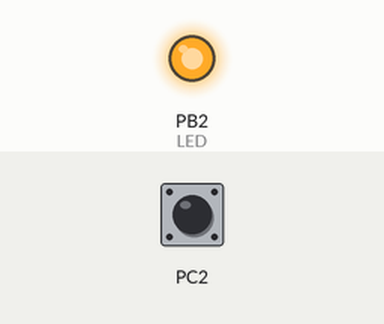
The program below on a simulated ATmega328P, built with avr-gcc and emulated at 16 MHz. On the bench: output pins drawn as LEDs (lit = HIGH). Inputs (shaded band) come from the test bench; at power-on: PC2 HIGH.

Above: at 1.2 s.
1.3 s: PC2 pulled LOW for 0.15 s
At 2.3 s:
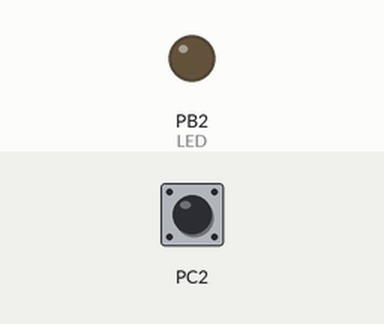
4.0 s: PC2 pulled LOW for 3.2 s
At 9.0 s:
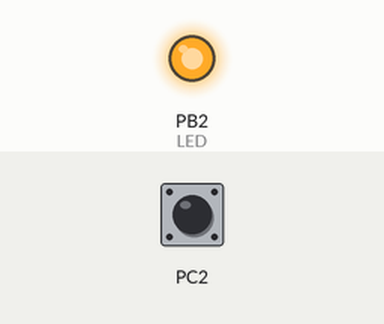
Timing chart, 0 to 10.5 s (numbered marks = the images above; inputs shaded):
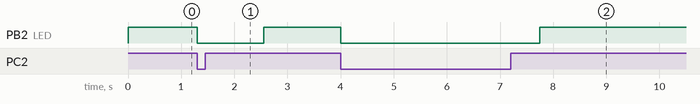

Measured:
- after the input at 1.3 s, PB2 (LED): HIGH → LOW at once, → HIGH 1.3 s later
- after the input at 4.0 s, PB2 (LED): HIGH → LOW at once, → HIGH 3.8 s later

The program:

main.c
```c
/*
 * GPIOs_Part2_C.c
 *
 * Created: 3/2/2019 2:56:16 PM
 * Author : Benjamin Johnson
 * Student #: 5003284489
 * Email: johnsb18@unlv.nevada.edu
 */

 #define F_CPU 16000000UL

 #include <avr/io.h>
 #include <util/delay.h>

 int main(void)
 {
	DDRC &= (0<<2);		// connect PORTC.2 to switch as input
	PORTC |= (1<<2);	// enable pull-up

	DDRB |= (1<<2);		// set PORTB.2 for output (LED)

	while(1){
		if(!(PINC & (1<<PINC2))){	// check if pin is low
			PORTB &= ~(1<<2);		// set LED on
			_delay_ms(1250);		// set delay of 1.25 sec
		}
		else{						// otherwise (pin is high)
			PORTB |= (1<<2);		// set LED off
		}
	}
	return 0;
 }
```
